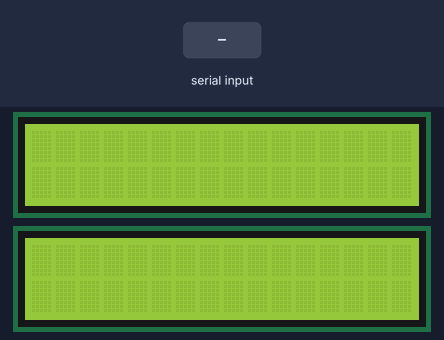
Bench run of a sketch on a simulated Arduino Mega 2560, built with avr-gcc and run on an emulated ATmega2560. Parts: 2 × 16×2 character LCD. The test bench sets the inputs (shaded band). What the sketch prints to the serial monitor is not drawn.

Above: at 1.3 s.
1.4 s: byte 30 received over Serial
At 2.1 s:
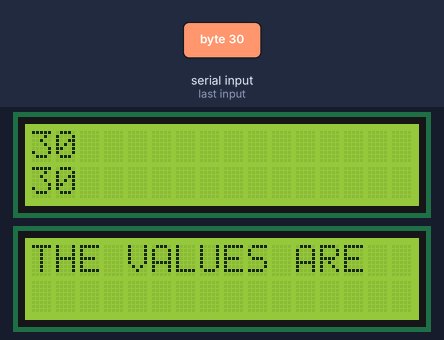
2.9 s: byte 90 received over Serial
At 3.3 s:
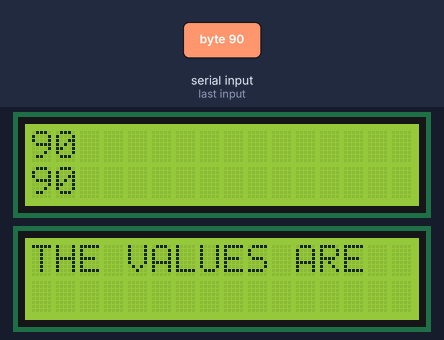
4.4 s: byte 120 received over Serial
At 5.6 s:
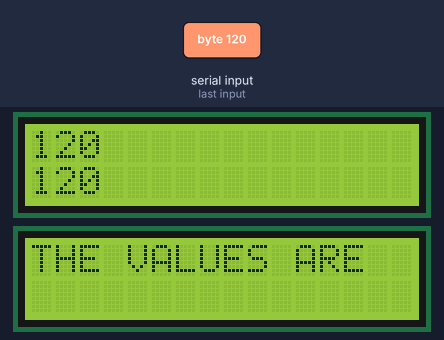
Timing chart, 0 to 7.4 s (numbered marks = the images above; inputs shaded):
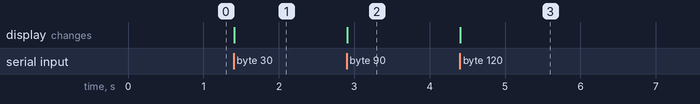

The sketch:

RFID_LCDS.ino
```cpp
#include <LiquidCrystal.h>


 // initialize the library with the numbers of the interface pins
 LiquidCrystal lcd1(12, 11, 5, 4, 3, 2);
 LiquidCrystal lcd2(22, 23, 24, 25, 26, 27);
int i;

 void setup()
 {
   // set up the LCD's number of columns and rows:
   lcd1.begin(16, 2);
   lcd2.begin(16, 2);

   Serial.begin(9600);
 }

 void loop()
 {
   if(Serial.available()>0)
   {
      i=Serial.read();
      Serial.print(i,DEC);
      Serial.print("\n");
      lcd1.clear();
      lcd1.print(i,DEC);
      lcd1.setCursor(0, 1);
      lcd1.print(i,DEC);
      lcd2.clear();
      lcd2.print("THE VALUES ARE");
   }
 }
```

Measured:
- after the input at 1.4 s, the display: changes at once (image 1)
- after the input at 2.9 s, the display: changes at once (image 2)
- after the input at 4.4 s, the display: changes at once (image 3)
